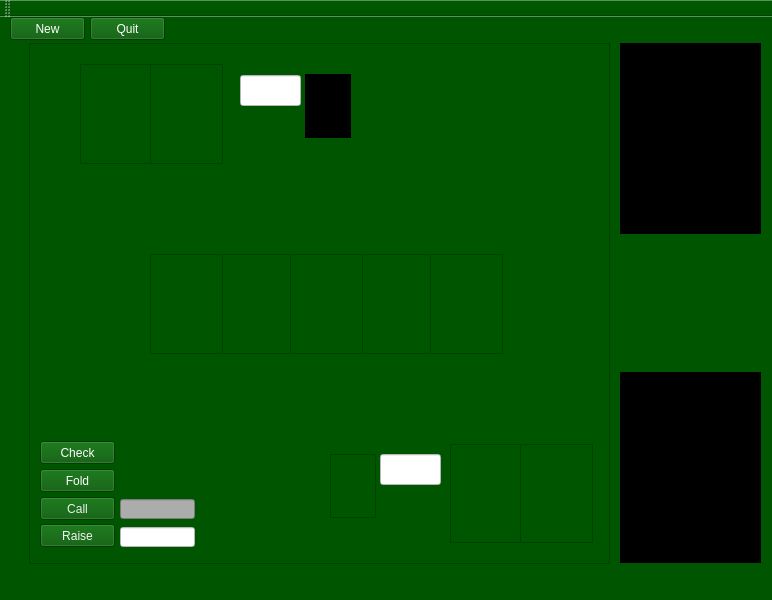
<?xml version="1.0" encoding="UTF-8"?>
<ui version="4.0">
 <class>MainWindow</class>
 <widget class="QMainWindow" name="MainWindow">
  <property name="geometry">
   <rect>
    <x>0</x>
    <y>0</y>
    <width>772</width>
    <height>600</height>
   </rect>
  </property>
  <property name="minimumSize">
   <size>
    <width>772</width>
    <height>600</height>
   </size>
  </property>
  <property name="maximumSize">
   <size>
    <width>772</width>
    <height>600</height>
   </size>
  </property>
  <property name="windowTitle">
   <string>Poker Game</string>
  </property>
  <property name="styleSheet">
   <string notr="true">background-color: rgb(0, 85, 0);</string>
  </property>
  <widget class="QWidget" name="centralWidget">
   <widget class="QTableWidget" name="tbBackground">
    <property name="geometry">
     <rect>
      <x>29</x>
      <y>26</y>
      <width>581</width>
      <height>521</height>
     </rect>
    </property>
    <property name="styleSheet">
     <string notr="true">background-image: url(:/images/images/2.jpg);
</string>
    </property>
   </widget>
   <widget class="QPushButton" name="pbCall">
    <property name="geometry">
     <rect>
      <x>40</x>
      <y>480</y>
      <width>75</width>
      <height>23</height>
     </rect>
    </property>
    <property name="styleSheet">
     <string notr="true">font: 75 12pt &quot;Copperplate Gothic Bold&quot;;
border-image: url(:/images/images/PokerTableBackground.jpg);
color: rgb(239, 239, 239);</string>
    </property>
    <property name="text">
     <string>Call</string>
    </property>
   </widget>
   <widget class="QPushButton" name="pbFold">
    <property name="geometry">
     <rect>
      <x>40</x>
      <y>452</y>
      <width>75</width>
      <height>23</height>
     </rect>
    </property>
    <property name="styleSheet">
     <string notr="true">font: 75 12pt &quot;Copperplate Gothic Bold&quot;;
color: rgb(255, 255, 255);
border-image: url(:/images/images/PokerTableBackground.jpg);
</string>
    </property>
    <property name="text">
     <string>Fold</string>
    </property>
   </widget>
   <widget class="QLineEdit" name="leRaise">
    <property name="geometry">
     <rect>
      <x>120</x>
      <y>510</y>
      <width>75</width>
      <height>20</height>
     </rect>
    </property>
    <property name="toolTip">
     <string>&lt;html&gt;&lt;head/&gt;&lt;body&gt;&lt;p&gt;&lt;span style=&quot; font-size:7pt;&quot;&gt;Raise Amount&lt;/span&gt;&lt;/p&gt;&lt;/body&gt;&lt;/html&gt;</string>
    </property>
    <property name="styleSheet">
     <string notr="true">background-color: rgb(255, 255, 255);
font: 75 12pt &quot;Copperplate Gothic Bold&quot;;</string>
    </property>
   </widget>
   <widget class="QPushButton" name="pbCheck">
    <property name="geometry">
     <rect>
      <x>40</x>
      <y>424</y>
      <width>75</width>
      <height>23</height>
     </rect>
    </property>
    <property name="autoFillBackground">
     <bool>false</bool>
    </property>
    <property name="styleSheet">
     <string notr="true">font: 75 12pt &quot;Copperplate Gothic Bold&quot;;
color: rgb(255, 255, 255);
border-image: url(:/images/images/PokerTableBackground.jpg);</string>
    </property>
    <property name="text">
     <string>Check</string>
    </property>
   </widget>
   <widget class="QPushButton" name="pbNewGame">
    <property name="geometry">
     <rect>
      <x>10</x>
      <y>0</y>
      <width>75</width>
      <height>23</height>
     </rect>
    </property>
    <property name="toolTip">
     <string>&lt;html&gt;&lt;head/&gt;&lt;body&gt;&lt;p&gt;&lt;span style=&quot; font-size:8pt; font-weight:400;&quot;&gt;Start a new Game&lt;/span&gt;&lt;/p&gt;&lt;/body&gt;&lt;/html&gt;</string>
    </property>
    <property name="whatsThis">
     <string>&lt;html&gt;&lt;head/&gt;&lt;body&gt;&lt;p&gt;&lt;br/&gt;&lt;/p&gt;&lt;/body&gt;&lt;/html&gt;</string>
    </property>
    <property name="styleSheet">
     <string notr="true">font: 75 12pt &quot;Copperplate Gothic Bold&quot;;
color: rgb(255, 255, 255);
</string>
    </property>
    <property name="text">
     <string>New</string>
    </property>
   </widget>
   <widget class="QPushButton" name="pbQuitGame">
    <property name="geometry">
     <rect>
      <x>90</x>
      <y>0</y>
      <width>75</width>
      <height>23</height>
     </rect>
    </property>
    <property name="toolTip">
     <string>&lt;html&gt;&lt;head/&gt;&lt;body&gt;&lt;p&gt;&lt;span style=&quot; font-size:8pt;&quot;&gt;Quit game&lt;/span&gt;&lt;/p&gt;&lt;/body&gt;&lt;/html&gt;</string>
    </property>
    <property name="styleSheet">
     <string notr="true">font: 75 12pt &quot;Copperplate Gothic Bold&quot;;
color: rgb(255, 255, 255);
</string>
    </property>
    <property name="text">
     <string>Quit</string>
    </property>
   </widget>
   <widget class="QLineEdit" name="lePlayerBalance">
    <property name="geometry">
     <rect>
      <x>330</x>
      <y>507</y>
      <width>111</width>
      <height>20</height>
     </rect>
    </property>
    <property name="toolTip">
     <string>&lt;html&gt;&lt;head/&gt;&lt;body&gt;&lt;p&gt;&lt;span style=&quot; font-size:8pt;&quot;&gt;Your Balance&lt;/span&gt;&lt;/p&gt;&lt;/body&gt;&lt;/html&gt;</string>
    </property>
    <property name="styleSheet">
     <string notr="true">font: 75 12pt &quot;Copperplate Gothic Bold&quot;;
color: rgb(255, 255, 255);
background-image: url(:/images/images/PokerBackground.jpg);</string>
    </property>
    <property name="frame">
     <bool>false</bool>
    </property>
    <property name="readOnly">
     <bool>true</bool>
    </property>
   </widget>
   <widget class="QLineEdit" name="lePlayerName">
    <property name="geometry">
     <rect>
      <x>380</x>
      <y>437</y>
      <width>61</width>
      <height>31</height>
     </rect>
    </property>
    <property name="styleSheet">
     <string notr="true">background-color: rgb(255, 255, 255);
font: 75 10pt &quot;Copperplate Gothic Bold&quot;;</string>
    </property>
    <property name="text">
     <string/>
    </property>
    <property name="maxLength">
     <number>5</number>
    </property>
   </widget>
   <widget class="QLineEdit" name="leAIName">
    <property name="geometry">
     <rect>
      <x>240</x>
      <y>58</y>
      <width>61</width>
      <height>31</height>
     </rect>
    </property>
    <property name="styleSheet">
     <string notr="true">background-color: rgb(255, 255, 255);
font: 75 10pt &quot;Copperplate Gothic Bold&quot;;</string>
    </property>
    <property name="text">
     <string/>
    </property>
    <property name="maxLength">
     <number>5</number>
    </property>
   </widget>
   <widget class="QLineEdit" name="leAIBalance">
    <property name="geometry">
     <rect>
      <x>240</x>
      <y>127</y>
      <width>111</width>
      <height>20</height>
     </rect>
    </property>
    <property name="toolTip">
     <string>&lt;html&gt;&lt;head/&gt;&lt;body&gt;&lt;p&gt;&lt;span style=&quot; font-size:8pt;&quot;&gt;Your Balance&lt;/span&gt;&lt;/p&gt;&lt;/body&gt;&lt;/html&gt;</string>
    </property>
    <property name="styleSheet">
     <string notr="true">font: 75 12pt &quot;Copperplate Gothic Bold&quot;;
background-color: rgb(0, 85, 0);
background-image: url(:/images/images/PokerBackground.jpg);
color: rgb(255, 255, 255);</string>
    </property>
    <property name="frame">
     <bool>false</bool>
    </property>
    <property name="readOnly">
     <bool>true</bool>
    </property>
   </widget>
   <widget class="QGraphicsView" name="gvPlayerCard1">
    <property name="geometry">
     <rect>
      <x>450</x>
      <y>427</y>
      <width>73</width>
      <height>99</height>
     </rect>
    </property>
    <property name="styleSheet">
     <string notr="true">background-image: url(:/images/images/b2fv.gif);</string>
    </property>
   </widget>
   <widget class="QGraphicsView" name="gvPlayerCard2">
    <property name="geometry">
     <rect>
      <x>520</x>
      <y>427</y>
      <width>73</width>
      <height>99</height>
     </rect>
    </property>
    <property name="styleSheet">
     <string notr="true">background-image: url(:/images/images/b2fv.gif);</string>
    </property>
   </widget>
   <widget class="QGraphicsView" name="gvAICard1">
    <property name="geometry">
     <rect>
      <x>80</x>
      <y>47</y>
      <width>73</width>
      <height>100</height>
     </rect>
    </property>
    <property name="styleSheet">
     <string notr="true">background-image: url(:/images/images/b2fv.gif);</string>
    </property>
   </widget>
   <widget class="QGraphicsView" name="gvAICard2">
    <property name="geometry">
     <rect>
      <x>150</x>
      <y>47</y>
      <width>73</width>
      <height>100</height>
     </rect>
    </property>
    <property name="styleSheet">
     <string notr="true">background-image: url(:/images/images/b2fv.gif);</string>
    </property>
   </widget>
   <widget class="QGraphicsView" name="gvTableCard2">
    <property name="geometry">
     <rect>
      <x>220</x>
      <y>237</y>
      <width>73</width>
      <height>100</height>
     </rect>
    </property>
    <property name="styleSheet">
     <string notr="true">background-image: url(:/images/images/b2fv.gif);</string>
    </property>
   </widget>
   <widget class="QGraphicsView" name="gvTableCard1">
    <property name="geometry">
     <rect>
      <x>150</x>
      <y>237</y>
      <width>73</width>
      <height>100</height>
     </rect>
    </property>
    <property name="styleSheet">
     <string notr="true">background-image: url(:/images/images/b2fv.gif);</string>
    </property>
   </widget>
   <widget class="QGraphicsView" name="gvTableCard4">
    <property name="geometry">
     <rect>
      <x>360</x>
      <y>237</y>
      <width>73</width>
      <height>100</height>
     </rect>
    </property>
    <property name="styleSheet">
     <string notr="true">background-image: url(:/images/images/b2fv.gif);</string>
    </property>
   </widget>
   <widget class="QGraphicsView" name="gvTableCard3">
    <property name="geometry">
     <rect>
      <x>290</x>
      <y>237</y>
      <width>73</width>
      <height>100</height>
     </rect>
    </property>
    <property name="styleSheet">
     <string notr="true">background-image: url(:/images/images/b2fv.gif);</string>
    </property>
   </widget>
   <widget class="QGraphicsView" name="gvTableCard5">
    <property name="geometry">
     <rect>
      <x>430</x>
      <y>237</y>
      <width>73</width>
      <height>100</height>
     </rect>
    </property>
    <property name="styleSheet">
     <string notr="true">background-image: url(:/images/images/b2fv.gif);</string>
    </property>
   </widget>
   <widget class="QPushButton" name="pbRaise">
    <property name="geometry">
     <rect>
      <x>40</x>
      <y>507</y>
      <width>75</width>
      <height>23</height>
     </rect>
    </property>
    <property name="styleSheet">
     <string notr="true">font: 75 12pt &quot;Copperplate Gothic Bold&quot;;
color: rgb(244, 244, 244);
border-image: url(:/images/images/PokerTableBackground.jpg);
</string>
    </property>
    <property name="text">
     <string>Raise</string>
    </property>
   </widget>
   <widget class="QGraphicsView" name="gvPlayerImage">
    <property name="geometry">
     <rect>
      <x>330</x>
      <y>437</y>
      <width>46</width>
      <height>64</height>
     </rect>
    </property>
    <property name="styleSheet">
     <string notr="true">background-image: url(:/images/images/Character Face.jpg);</string>
    </property>
   </widget>
   <widget class="QGraphicsView" name="gvAIImage">
    <property name="geometry">
     <rect>
      <x>305</x>
      <y>57</y>
      <width>46</width>
      <height>64</height>
     </rect>
    </property>
    <property name="styleSheet">
     <string notr="true">background-image: url(:/images/images/Character Face.jpg);
background-color: rgb(0, 0, 0);</string>
    </property>
   </widget>
   <widget class="QLineEdit" name="lePotBalance">
    <property name="geometry">
     <rect>
      <x>250</x>
      <y>341</y>
      <width>113</width>
      <height>20</height>
     </rect>
    </property>
    <property name="autoFillBackground">
     <bool>false</bool>
    </property>
    <property name="styleSheet">
     <string notr="true">font: 75 12pt &quot;Copperplate Gothic Bold&quot;;
color: rgb(255, 255, 255);</string>
    </property>
    <property name="frame">
     <bool>false</bool>
    </property>
    <property name="readOnly">
     <bool>true</bool>
    </property>
   </widget>
   <widget class="QGraphicsView" name="gvPlayerPokerChips">
    <property name="geometry">
     <rect>
      <x>200</x>
      <y>460</y>
      <width>101</width>
      <height>51</height>
     </rect>
    </property>
    <property name="styleSheet">
     <string notr="true">background-image: url(:/images/images/PokerChips.jpg);
border-color: rgb(0, 0, 0);</string>
    </property>
    <property name="frameShape">
     <enum>QFrame::NoFrame</enum>
    </property>
    <property name="interactive">
     <bool>true</bool>
    </property>
   </widget>
   <widget class="QGraphicsView" name="gvAIPokerChips">
    <property name="geometry">
     <rect>
      <x>360</x>
      <y>70</y>
      <width>111</width>
      <height>51</height>
     </rect>
    </property>
    <property name="styleSheet">
     <string notr="true">background-image: url(:/images/images/PokerChips.jpg);</string>
    </property>
    <property name="frameShape">
     <enum>QFrame::NoFrame</enum>
    </property>
   </widget>
   <widget class="QLineEdit" name="leAIBetValue">
    <property name="geometry">
     <rect>
      <x>120</x>
      <y>482</y>
      <width>75</width>
      <height>20</height>
     </rect>
    </property>
    <property name="styleSheet">
     <string notr="true">background-color: rgb(172, 172, 172);
color: rgb(0, 0, 0);</string>
    </property>
    <property name="readOnly">
     <bool>true</bool>
    </property>
   </widget>
   <widget class="QTextEdit" name="teAIMoves">
    <property name="geometry">
     <rect>
      <x>620</x>
      <y>26</y>
      <width>141</width>
      <height>191</height>
     </rect>
    </property>
    <property name="styleSheet">
     <string notr="true">font: 75 10pt &quot;Copperplate Gothic Bold&quot;;
background-color: rgb(0, 0, 0);
color: rgb(255, 255, 255);</string>
    </property>
    <property name="readOnly">
     <bool>true</bool>
    </property>
   </widget>
   <widget class="QTextEdit" name="tePlayerMoves">
    <property name="geometry">
     <rect>
      <x>620</x>
      <y>355</y>
      <width>141</width>
      <height>191</height>
     </rect>
    </property>
    <property name="styleSheet">
     <string notr="true">font: 75 10pt &quot;Copperplate Gothic Bold&quot;;
background-color: rgb(0, 0, 0);
color: rgb(255, 255, 255);</string>
    </property>
    <property name="readOnly">
     <bool>true</bool>
    </property>
   </widget>
  </widget>
  <widget class="QMenuBar" name="menuBar">
   <property name="geometry">
    <rect>
     <x>0</x>
     <y>0</y>
     <width>772</width>
     <height>21</height>
    </rect>
   </property>
  </widget>
  <widget class="QToolBar" name="mainToolBar">
   <attribute name="toolBarArea">
    <enum>TopToolBarArea</enum>
   </attribute>
   <attribute name="toolBarBreak">
    <bool>false</bool>
   </attribute>
  </widget>
  <widget class="QStatusBar" name="statusBar"/>
 </widget>
 <layoutdefault spacing="6" margin="11"/>
 <tabstops>
  <tabstop>pbNewGame</tabstop>
  <tabstop>pbQuitGame</tabstop>
  <tabstop>pbCheck</tabstop>
  <tabstop>pbCall</tabstop>
  <tabstop>pbFold</tabstop>
  <tabstop>leRaise</tabstop>
  <tabstop>pbRaise</tabstop>
  <tabstop>lePlayerBalance</tabstop>
  <tabstop>lePlayerName</tabstop>
  <tabstop>leAIName</tabstop>
  <tabstop>leAIBalance</tabstop>
  <tabstop>gvPlayerCard1</tabstop>
  <tabstop>gvPlayerCard2</tabstop>
  <tabstop>gvAICard1</tabstop>
  <tabstop>gvAICard2</tabstop>
  <tabstop>gvTableCard2</tabstop>
  <tabstop>gvTableCard1</tabstop>
  <tabstop>gvTableCard4</tabstop>
  <tabstop>gvTableCard3</tabstop>
  <tabstop>gvTableCard5</tabstop>
  <tabstop>tbBackground</tabstop>
  <tabstop>gvPlayerImage</tabstop>
  <tabstop>gvAIImage</tabstop>
  <tabstop>lePotBalance</tabstop>
  <tabstop>gvPlayerPokerChips</tabstop>
  <tabstop>gvAIPokerChips</tabstop>
 </tabstops>
 <resources/>
 <connections/>
</ui>
